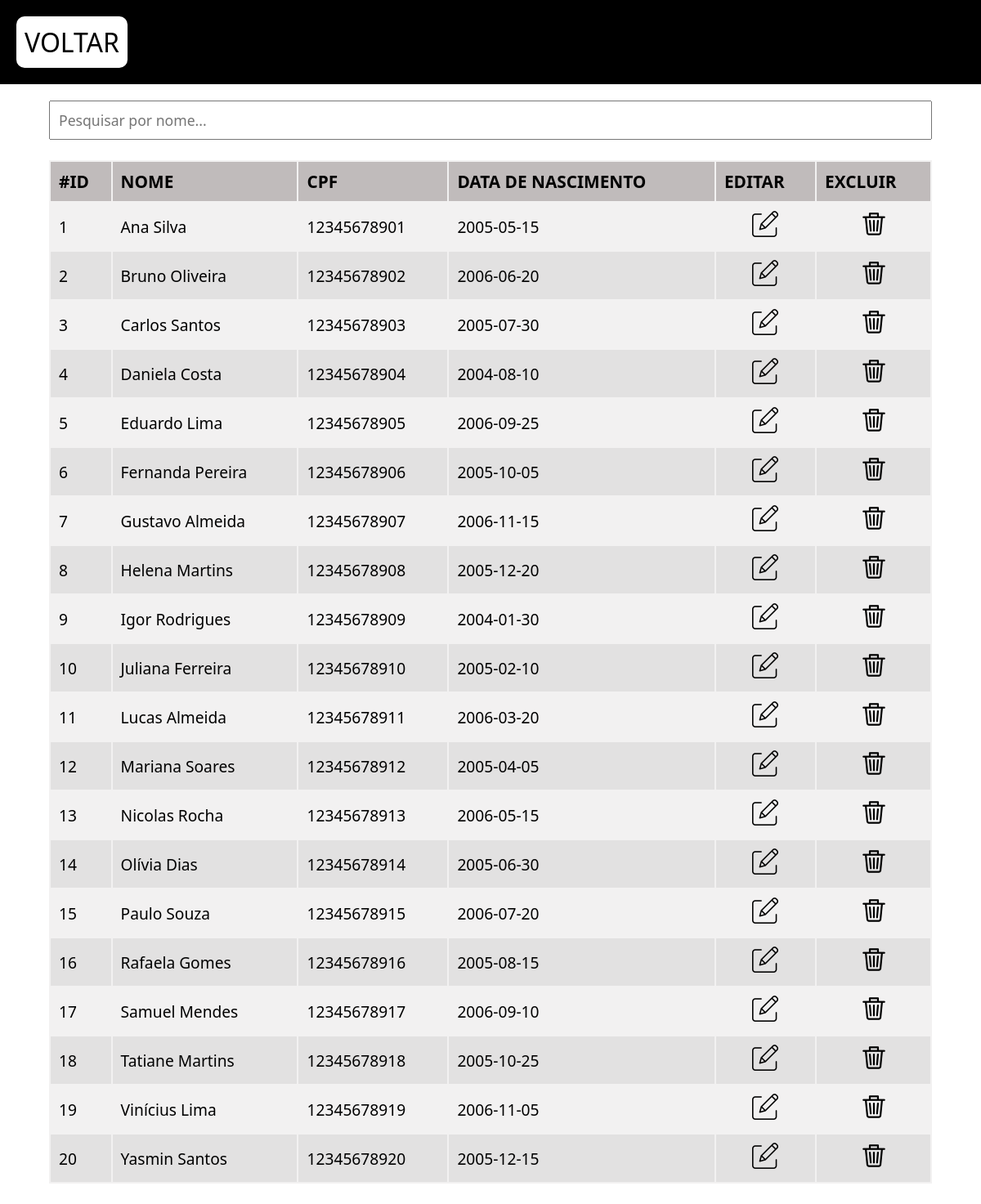
Page /pages/consultarAlunos.php on the earlier database version.
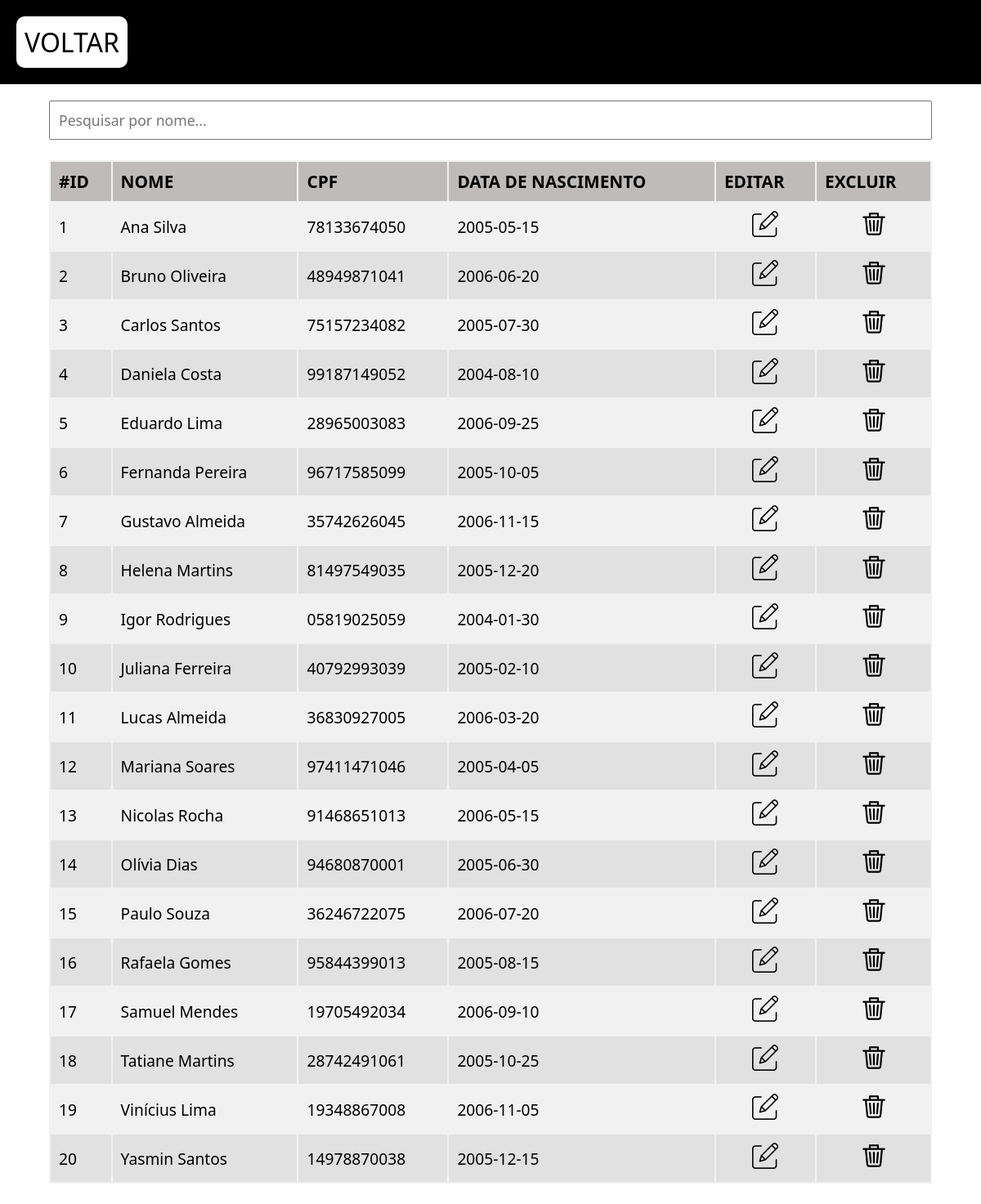
Same page on the later database version.
### tables this page shows
CREATE TABLE alunos (
    id_aluno INT AUTO_INCREMENT PRIMARY KEY,
    nome_aluno VARCHAR(100) NOT NULL,
    cpf_aluno CHAR(11) NOT NULL,
    data_nasc DATE
);

### Controllers/AlunoTabela.php (called while the page is built, shortened)
<?php
require '../lib/conn.php';
class Aluno{
    public function listarAlunos(){
        global $conn;
        $sqlSelectAlunos = 'SELECT * FROM alunos';
        $sqlSelectAlunos = $conn->prepare($sqlSelectAlunos);
        $sqlSelectAlunos->execute();
        $resultado = $sqlSelectAlunos->fetchAll(PDO::FETCH_OBJ);
        return $resultado;
    }
}

### pages/consultarAlunos.php (the view, shortened to what this page needs)
<?php
require '../Controllers/AlunoTabela.php';
$alunos = new Aluno();
$resultado = $alunos->listarAlunos();
?>
<!DOCTYPE html>
<html lang="pt-br">
<head>
  <link rel="stylesheet" href="../assets/style/default.css">
  <link rel="stylesheet" href="../assets/style/consultas.css">
  <link rel="stylesheet" href="../assets/style/header.css">
</head>
<body>
  <header>
    <div class="voltar">
      <a href="../index.php">
        <label>VOLTAR</label>
      </a>
    </div>
  </header>
  <main>
    <input type="text" id="pesquisaInput" onkeyup="filtrarTabela()" placeholder="Pesquisar por nome...">
    <table id="tabelas_consultas">
      <thead>
        <tr>
          <td scope="col">#id</td>
          <td scope="col">Nome</td>
          <td scope="col">CPF</td>
          <td scope="col">Data de Nascimento</td>
          <td scope="col">Editar</td>
          <td scope="col">Excluir</td>
        </tr>
      </thead>
      <tbody>
        <?php foreach ($resultado as $aluno): ?>
          <tr>
            <td><?= $aluno->id_aluno; ?></td>
            <td><?= $aluno->nome_aluno; ?></td>
            <td><?= $aluno->cpf_aluno; ?></td>
            <td><?= $aluno->data_nasc; ?></td>
            <td>
              <div class="icones">
                <a href="../pages/editarAluno.php?id=<?= $aluno->id_aluno; ?>">
                  <img src="../assets/imgs/editar.png" alt="">
                </a>
              </div>
            </td>
            <td>
              <div class="icones">
                <a href="../functions/realizarExclusaoAluno.php?id=<?= $aluno->id_aluno; ?>">
                  <img src="../assets/imgs/excluir.png" alt="">
                </a>
              </div>
            </td>
          </tr>
        <?php endforeach; ?>
      </tbody>
    </table>
  </main>
</body>
</html>

Differences in the rows shown:
changed alunos "Ana Silva": cpf_aluno "12345678901" → "78133674050"
changed alunos "Bruno Oliveira": cpf_aluno "12345678902" → "48949871041"
changed alunos "Carlos Santos": cpf_aluno "12345678903" → "75157234082"
changed alunos "Daniela Costa": cpf_aluno "12345678904" → "99187149052"
changed alunos "Eduardo Lima": cpf_aluno "12345678905" → "28965003083"
changed alunos "Fernanda Pereira": cpf_aluno "12345678906" → "96717585099"
changed alunos "Gustavo Almeida": cpf_aluno "12345678907" → "35742626045"
changed alunos "Helena Martins": cpf_aluno "12345678908" → "81497549035"
changed alunos "Igor Rodrigues": cpf_aluno "12345678909" → "05819025059"
changed alunos "Juliana Ferreira": cpf_aluno "12345678910" → "40792993039"
changed alunos "Lucas Almeida": cpf_aluno "12345678911" → "36830927005"
changed alunos "Mariana Soares": cpf_aluno "12345678912" → "97411471046"
changed alunos "Nicolas Rocha": cpf_aluno "12345678913" → "91468651013"
changed alunos "Olívia Dias": cpf_aluno "12345678914" → "94680870001"
changed alunos "Paulo Souza": cpf_aluno "12345678915" → "36246722075"
changed alunos "Rafaela Gomes": cpf_aluno "12345678916" → "95844399013"
changed alunos "Samuel Mendes": cpf_aluno "12345678917" → "19705492034"
changed alunos "Tatiane Martins": cpf_aluno "12345678918" → "28742491061"
changed alunos "Vinícius Lima": cpf_aluno "12345678919" → "19348867008"
changed alunos "Yasmin Santos": cpf_aluno "12345678920" → "14978870038"
